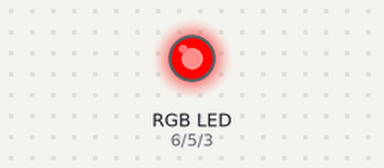
Simulated run of this sketch. Board: Arduino Uno, built with avr-gcc and run on an emulated ATmega328P. On the bench: an RGB LED mixed from three pins (HIGH = lit). Dim RGB values are drawn brighter than linear.

Above: at 0.05 s.
At 1.85 s:
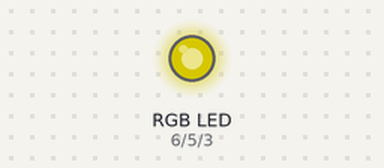
At 3.65 s:
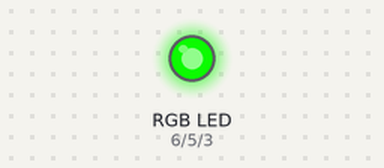
At 7.35 s:
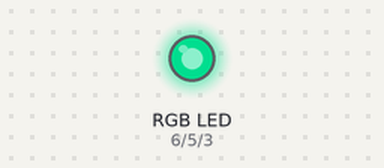
At 11.05 s:
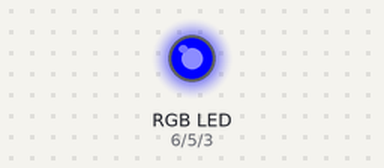
At 14.75 s:
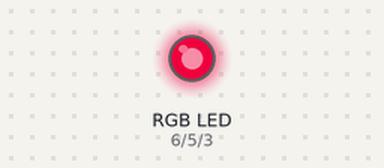
Timing chart, 0 to 22.8 s (numbered marks = the images above):
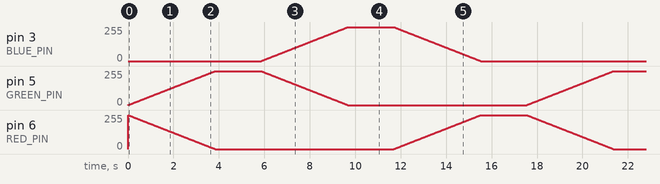

The sketch:

RGBLed_Analog.ino
```cpp
/*
  Control an analog RGB led

  - RGB LEDs have three LEDs inside them which share either a
    common anode or a common cathode (longest lead).

  - Connect the common cathode to GND, or if it's a common anode,
    connect it to VCC.

  - Connect each color through a 330Ω resistor to the respective
    analog pin defined below.

      _---_
     | RGB |
     | LED |
    |_______|
     | | | |
     B | | |
       G | R
        K/A
*/
#define BLUE_PIN        3  // PWM pin
#define GREEN_PIN       5  // PWM pin
#define RED_PIN         6  // PWM pin

#define DELAY_TIME_MS   15
#define DELAY_WAIT_MS   2000

void setup()
{

}

void loop()
{
  for (int i = 0; i <= 255; i++)
  {
    analogWrite(RED_PIN, 255 - i);
    analogWrite(GREEN_PIN, i);
    delay(DELAY_TIME_MS);
  }
  delay(DELAY_WAIT_MS);

  for (int i = 0; i <= 255; i++)
  {
    analogWrite(GREEN_PIN, 255 - i);
    analogWrite(BLUE_PIN, i);
    delay(DELAY_TIME_MS);
  }
  delay(DELAY_WAIT_MS);

  for (int i = 0; i <= 255; i++)
  {
    analogWrite(BLUE_PIN, 255 - i);
    analogWrite(RED_PIN, i);
    delay(DELAY_TIME_MS);
  }
  delay(DELAY_WAIT_MS);
}
```
